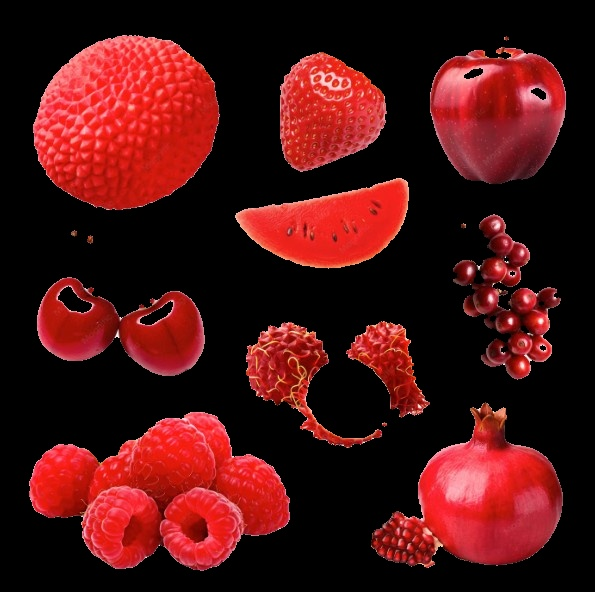
#> input picture opencv-computer-vision-projects/fruit_segmented.jpg, 595 x 592 px
$ python fruit_segmentation.py --input ../fruit_segmented.jpg
#> lines starting #> are read from the running program, lines starting #| are printed output that depends on the picture; after the words box and inside, x2 and y2 are one past the last pixel; in counts of white or black regions, pixels touching at a corner belong together
"""
Fruit Image Segmentation using OpenCV.

This example segments a red fruit (such as an apple) using HSV thresholding.

Usage:
    python fruit_segmentation.py --input ../images/fruits.jpg
    python fruit_segmentation.py --input ../images/fruits.jpg --output segmented.jpg
"""

import argparse
import os
import cv2


def segment_red_fruit(input_path, output_path=None):
#> called with input_path = '../fruit_segmented.jpg', output_path = 'fruit_segmented.jpg'
    image = cv2.imread(input_path)
#> image is the input picture: shape (592, 595, 3); mean B, G, R 18.2, 18.2, 75
    if image is None:
        raise FileNotFoundError("Could not read input image: {}".format(input_path))

    hsv = cv2.cvtColor(image, cv2.COLOR_BGR2HSV)
#> hsv: shape (592, 595, 3); mean H, S, V 33, 106, 75.1

    # Red wraps around the HSV hue range, so use two ranges.
    lower_red_1 = (0, 80, 50)
    upper_red_1 = (10, 255, 255)
    lower_red_2 = (170, 80, 50)
    upper_red_2 = (179, 255, 255)

    mask1 = cv2.inRange(hsv, lower_red_1, upper_red_1)
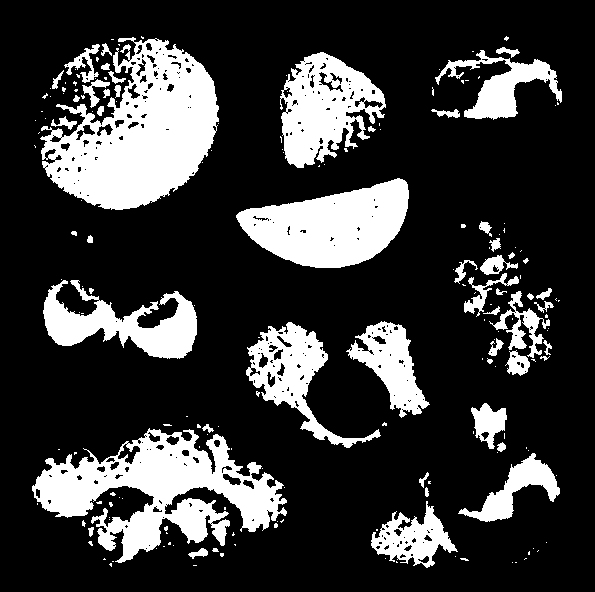
#> mask1: shape (592, 595); 22.3% white; 189 white regions (136 under 20 px), largest, box (x1, y1, x2, y2) and area: (40, 37, 219, 210) 17569, (32, 428, 287, 563) 15225, (236, 178, 409, 268) 9807
    mask2 = cv2.inRange(hsv, lower_red_2, upper_red_2)
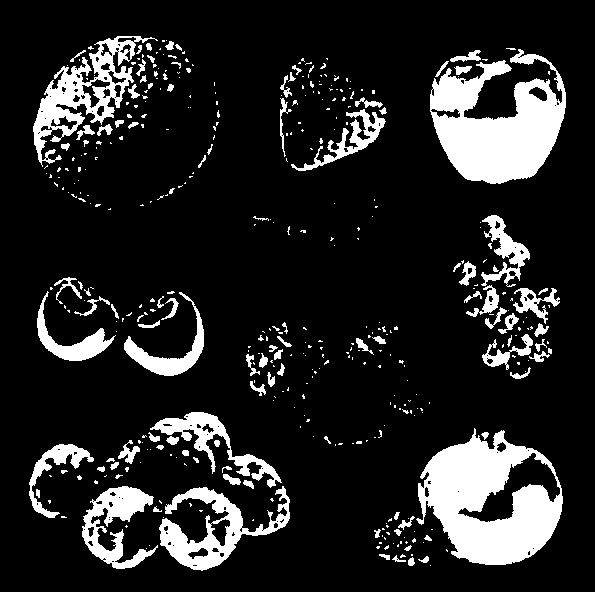
#> mask2: shape (592, 595); 14.4% white; 422 white regions (317 under 20 px), largest, box (x1, y1, x2, y2) and area: (416, 428, 563, 565) 11528, (430, 49, 566, 184) 10491, (33, 36, 158, 167) 4517
    mask = cv2.bitwise_or(mask1, mask2)
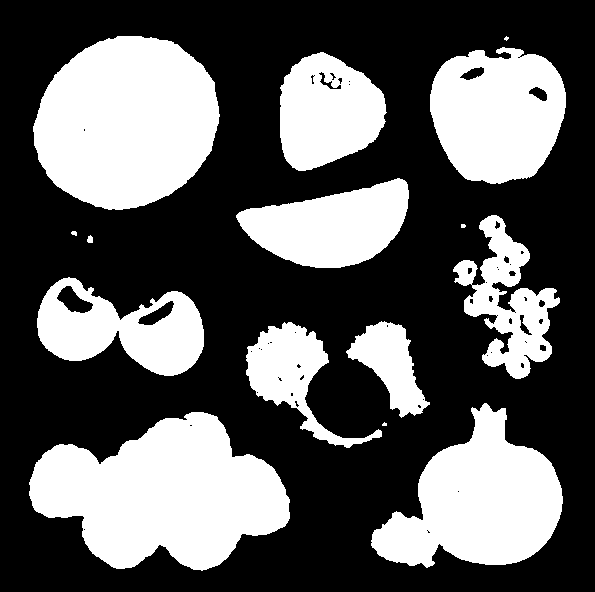
#> mask: shape (592, 595); 36.7% white; 15 white regions (3 under 20 px), largest, box (x1, y1, x2, y2) and area: (29, 412, 290, 571) 26571, (33, 36, 220, 210) 24949, (371, 403, 563, 568) 18064

    kernel = cv2.getStructuringElement(cv2.MORPH_ELLIPSE, (5, 5))
    mask = cv2.morphologyEx(mask, cv2.MORPH_OPEN, kernel)
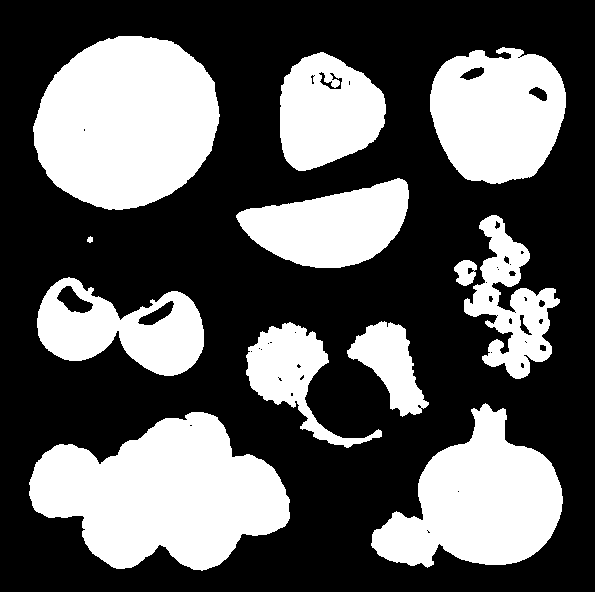
#> mask: shape (592, 595); 36.6% white; 12 white regions, largest, box (x1, y1, x2, y2) and area: (29, 412, 290, 571) 26559, (33, 36, 220, 210) 24943, (371, 403, 563, 568) 18039
    mask = cv2.morphologyEx(mask, cv2.MORPH_CLOSE, kernel)
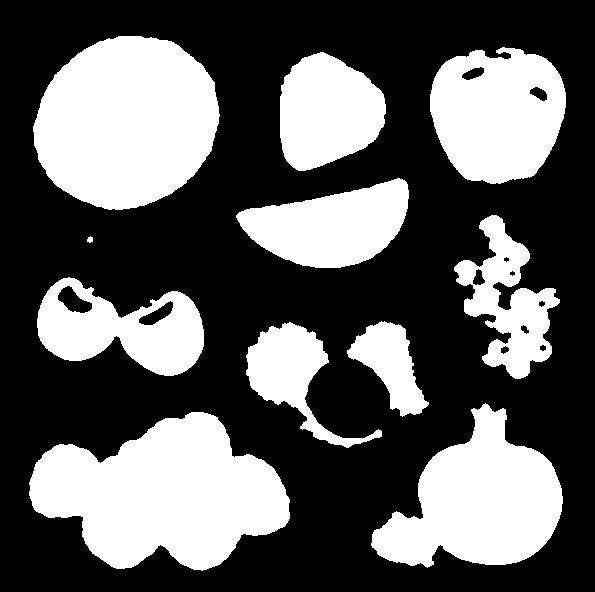
#> mask: shape (592, 595); 36.8% white; 11 white regions

    segmented = cv2.bitwise_and(image, image, mask=mask)

    # Draw contours around detected fruit regions.
    contours, _ = cv2.findContours(
        mask, cv2.RETR_EXTERNAL, cv2.CHAIN_APPROX_SIMPLE
    )
#> contours = 11 contours; largest, box (x1, y1, x2, y2) and area: (29, 412, 290, 571) 26249, (33, 36, 220, 210) 24690, (371, 403, 563, 568) 17766, (430, 47, 566, 184) 14342, (37, 277, 204, 376) 10098

    result = image.copy()
    for contour in contours:
        area = cv2.contourArea(contour)
        if area > 300:
            x, y, w, h = cv2.boundingRect(contour)
            cv2.rectangle(result, (x, y), (x + w, y + h), (0, 255, 0), 2)
#> this loop made 11 passes
#> (area, x, y, w, h) on passes 1, 2, 3, 4, 5, 7, 8, 9, 10, 11: (26249, 29, 412, 261, 159), (17766, 371, 403, 192, 165), (5507.5, 246, 322, 136, 126), (3668, 347, 321, 82, 96), (10098.5, 37, 277, 167, 99), (7504.5, 454, 215, 106, 164), (9696, 236, 178, 173, 90), (9209.5, 280, 52, 106, 119), (14342, 430, 47, 136, 137), (24689.5, 33, 36, 187, 174)
#> area on pass 6: 21.5
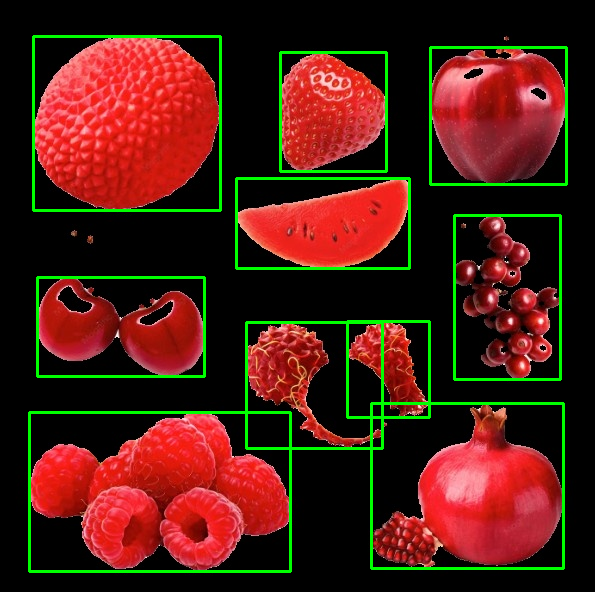
#> result: shape (592, 595, 3); 4.85% of pixels changed, all inside (x1, y1, x2, y2) = (28, 35, 568, 573)

    if output_path:
        output_dir = os.path.dirname(output_path)
        if output_dir:
            os.makedirs(output_dir, exist_ok=True)
        cv2.imwrite(output_path, segmented)

    return mask, segmented, result


def main():
    parser = argparse.ArgumentParser(description="Segment red fruits using OpenCV.")
    parser.add_argument("--input", required=True, help="Path to the input image.")
    parser.add_argument(
        "--output", default="fruit_segmented.jpg", help="Output image path."
    )
    args = parser.parse_args()

    mask, segmented, result = segment_red_fruit(args.input, args.output)

    print("Fruit segmentation completed.")
    print("Segmented image saved to: {}".format(args.output))

    cv2.imshow("Original + Detected Region", result)
    cv2.imshow("Fruit Mask", mask)
    cv2.imshow("Segmented Fruit", segmented)
    cv2.waitKey(0)
    cv2.destroyAllWindows()


if __name__ == "__main__":
    main()
